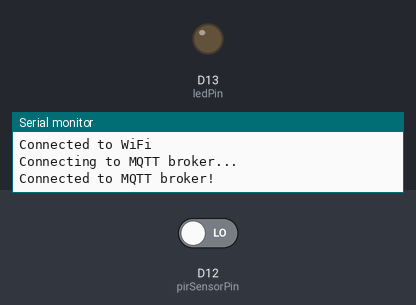
Bench run of a sketch on a simulated Arduino Nano 33 IoT. On the bench: output pins drawn as LEDs (lit = HIGH), the last lines printed to the serial monitor. Inputs (shaded band) come from the test bench; at power-on: D12 (pirSensorPin) LOW. WiFi joins after 1.5 s; servers stay silent unless stated; random numbers use the default seed unless the sketch sets one; no MQTT or app messages arrive unless stated.

Above: at 2.7 s.
2.8 s: D12 (pirSensorPin) driven HIGH
At 4.0 s:
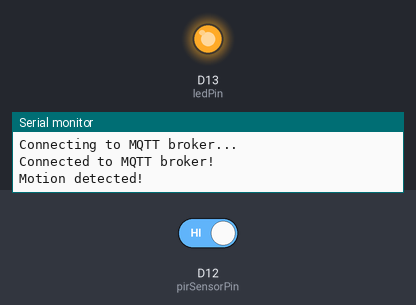
5.0 s: D12 (pirSensorPin) driven LOW
At 6.8 s:
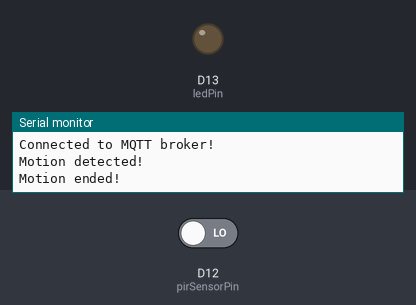
Timing chart, 0 to 8.3 s (numbered marks = the images above; inputs shaded):
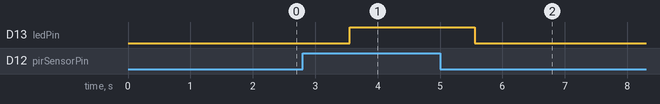

The sketch:

3.1P.ino
```cpp
#include <WiFiNINA.h>          // Use WiFiNINA for Arduino Nano 33 IoT
#include <WiFiSSLClient.h>      // SSL Client for secure MQTT communication (from WiFiNINA)
#include <PubSubClient.h>       // MQTT library

// ----- Wi-Fi Credentials -----
#define WIFI_SSID       "PRE170"
#define WIFI_PASSWORD   "seno8686"

// ----- MQTT Broker Credentials -----
#define MQTT_SERVER     "0b254a7084bc40f2bbaf0407610a381b.s1.eu.hivemq.cloud"
#define MQTT_PORT       8883
#define MQTT_TOPIC      "sensor/motion"
#define MQTT_USER       "hivemq.webclient.1742372852403"
#define MQTT_PASSWORD   "x1n@Kp0Df!5Wc:I3T?sJ"

// ----- PIR Sensor Pin -----
const int pirSensorPin = 12;  // GPIO 12 on Arduino Nano 33 IoT for PIR sensor input
const int ledPin = 13;        // GPIO 13 for the onboard LED (Arduino Nano 33 IoT)
int pirState = LOW;           // We start, assuming no motion detected
int val = 0;                  // Variable for reading the pin status

// Wi-Fi and MQTT Clients
WiFiSSLClient wifiSSLClient;  // Use WiFiSSLClient from WiFiNINA for secure connection
PubSubClient mqttClient(wifiSSLClient);

void connectMQTT() {
  while (!mqttClient.connected()) {
    Serial.println("Connecting to MQTT broker...");
    String clientID = "ArduinoNano33IoT_" + String(random(0xffff), HEX);

    if (mqttClient.connect(clientID.c_str(), MQTT_USER, MQTT_PASSWORD)) {
      Serial.println("Connected to MQTT broker!");
    } else {
      Serial.print("Failed, rc=");
      Serial.print(mqttClient.state());
      Serial.println(" | Retrying in 5 seconds...");
      delay(5000);
    }
  }
}

void setup() {
  Serial.begin(115200);

  pinMode(pirSensorPin, INPUT_PULLDOWN);  // Set the PIR sensor pin as input with internal pull-down
  pinMode(ledPin, OUTPUT);  // Set the LED pin as output

  // Connect to Wi-Fi
  while (WiFi.begin(WIFI_SSID, WIFI_PASSWORD) != WL_CONNECTED) {
    delay(1000);
    Serial.println("Connecting to WiFi...");
  }
  Serial.println("Connected to WiFi");

  // Set up MQTT Server
  mqttClient.setServer(MQTT_SERVER, MQTT_PORT);

  // Connect to MQTT
  connectMQTT();
}

void loop() {
  if (!mqttClient.connected()) {
    connectMQTT();
  }
  mqttClient.loop();  // Keep MQTT connection alive

  // Read the PIR sensor (motion detection)
  val = digitalRead(pirSensorPin);

  if (val == HIGH) {  // If motion is detected (HIGH)
    digitalWrite(ledPin, HIGH);  // Turn the LED ON

    if (pirState == LOW) {
      Serial.println("Motion detected!");  // Print on output change
      mqttClient.publish(MQTT_TOPIC, "Motion detected");  // Publish to MQTT
      pirState = HIGH;
    }
  } else {  // If no motion is detected (LOW)
    digitalWrite(ledPin, LOW);  // Turn the LED OFF

    if (pirState == HIGH) {
      Serial.println("Motion ended!");  // Print on output change
      mqttClient.publish(MQTT_TOPIC, "No motion detected");  // Publish to MQTT
      pirState = LOW;
    }
  }

  delay(1000); // Wait for 1 second before checking again
}
```

Measured:
- after the input at 2.8 s, D13 (ledPin): LOW → HIGH after 0.75 s
- after the input at 5.0 s, D13 (ledPin): HIGH → LOW after 0.55 s
